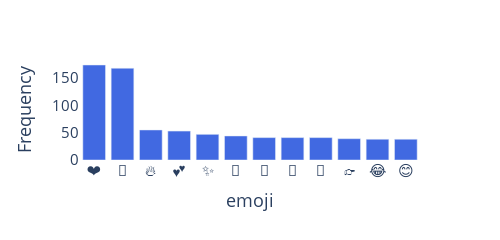

The notebook cell saved with this chart:
### Code cell
emoji_list = []
for  l in data[data.emotion == 'trust'].emoji:
    if len(l) > 0:
        emoji_list += l
    
emojis = pd.DataFrame(Counter(emoji_list).most_common(15), columns = ["emoji", "Frequency"]).drop([4,3,6])
fig = ex.bar(emojis, x='emoji', y='Frequency')

# Customize aspect
fig.update_traces(marker_color='royalblue')

fig.update_layout(font_size=15, autosize=False, width=500,  height=220 , plot_bgcolor = 'rgba(0, 0, 0, 0)', paper_bgcolor = 'rgba(0, 0, 0, 0)',)
fig.show()

### Figure 1 — Plotly figure (JSON) as saved in the notebook; plotly's stock layout.template omitted (floating-point values rounded to 4 significant figures)
{"data": [{"alignmentgroup": "True", "hoverlabel": {"namelength": 0}, "hovertemplate": "emoji=%{x}<br>Frequency=%{y}", "legendgroup": "", "marker": {"color": "royalblue"}, "name": "", "offsetgroup": "", "orientation": "v", "showlegend": false, "textposition": "auto", "type": "bar", "x": ["❤", "🙏", "🔥", "💕", "✨", "💯", "💜", "💙", "👏", "👉", "😂", "😊"], "xaxis": "x", "y": [174, 168, 55, 53, 47, 44, 41, 41, 41, 39, 38, 38], "yaxis": "y"}], "layout": {"autosize": false, "barmode": "relative", "font": {"size": 15}, "height": 220, "legend": {"tracegroupgap": 0}, "margin": {"t": 60}, "paper_bgcolor": "rgba(0, 0, 0, 0)", "plot_bgcolor": "rgba(0, 0, 0, 0)", "width": 500, "xaxis": {"anchor": "y", "autorange": true, "domain": [0, 1], "range": [-0.5, 11.5], "title": {"text": "emoji"}, "type": "category"}, "yaxis": {"anchor": "x", "autorange": true, "domain": [0, 1], "range": [0, 183.2], "title": {"text": "Frequency"}, "type": "linear"}}}
